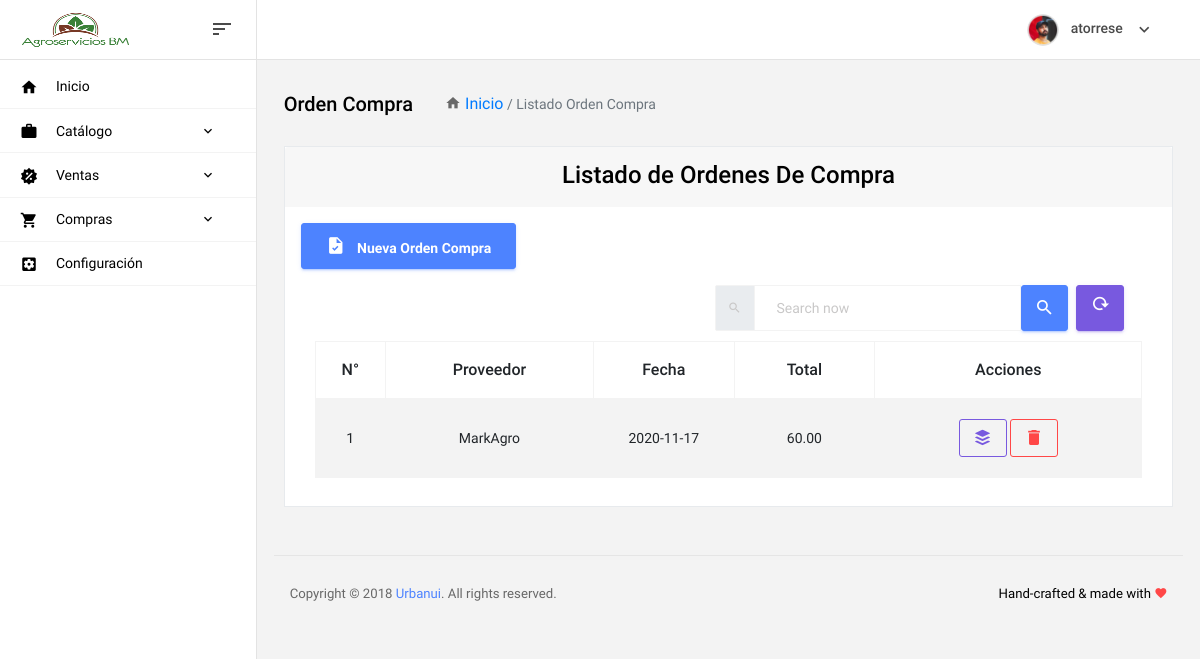
/purchase/order/ (signed in), run on an earlier commit of the app's database.
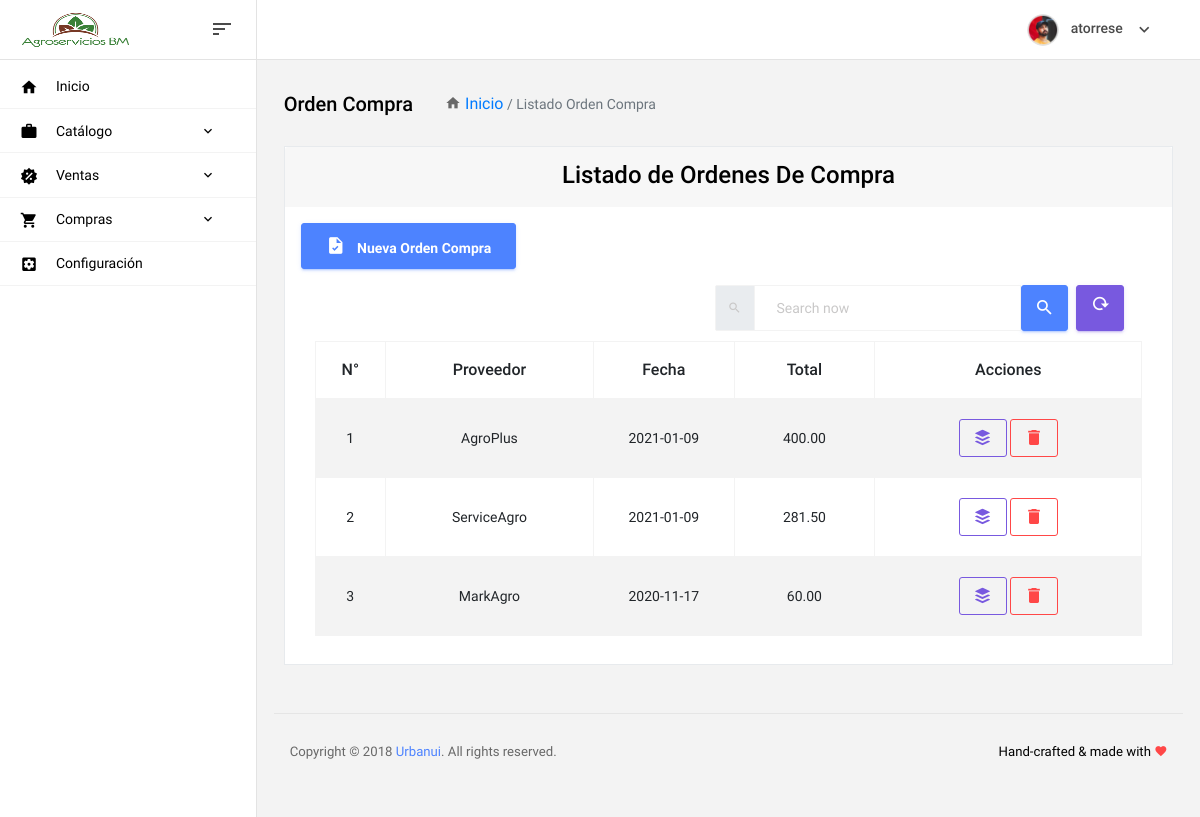
And on a later commit of the database.
### security/models.py (models this page shows, shortened)
class GroupModule(models.Model):
    name = models.CharField(max_length=100)
    descripcion = models.CharField(max_length=200, blank=True)
    icon = models.CharField(null=True,blank=True,max_length=100)
    modules = models.ManyToManyField(Module)
    groups = models.ManyToManyField(Group)
    priority = models.IntegerField(null=True, blank=True)
    class Meta:
        verbose_name = 'Grupo de Módulos'
        verbose_name_plural = 'Grupos de Módulos'
        ordering = ('priority',)

### purchase/models.py (models this page shows, shortened)
class Order(ModelBase):
    ProviderId = models.ForeignKey(Provider,verbose_name='Proveedor',on_delete=models.PROTECT)
    DateOrder =models.DateField(default=now)
    WeekOrder = models.PositiveIntegerField(verbose_name='Semana Orden', blank=True, null=True)
    DelieverOrder =models.DateField(null=True,blank=True)
    Delivery = models.BooleanField(default=False)
    TotalPay = models.DecimalField(max_digits=19,decimal_places=2)
    class Meta:
        verbose_name ='Pedido de Compra'
        verbose_name_plural = 'Pedidos de Compras'

class Provider(ModelBase):
    BussinessName = models.CharField(verbose_name='Razón Social',max_length=80)
    Ruc = models.CharField(verbose_name='Razón Social',max_length=13)
    Phone = models.CharField(verbose_name='Telefono',max_length=80)
    Email= models.EmailField(verbose_name='Correo Electronico', max_length=80)
    class Meta:
        verbose_name = 'Proveedor'
        verbose_name_plural = 'Proveedores'
        ordering= ('-created_at',)

### purchase/order/views.py (the view)
class Index(LoginRequiredMixin, ListView, OldDataMixin):
    template_name = 'purchase/orders/index.html'
    model = Order
    paginate_by = 15
    context_object_name = 'orders'
    attributes = {'search': ''}
    def get_queryset(self):
        search = self.get_old_data('search')
        return Order.objects.filter(
            Q(ProviderId__BussinessName__icontains=search)|
            Q(ProviderId__Ruc__icontains=search)
        ).order_by('-created_at')
    def get_context_data(self, *, object_list=None, **kwargs):
        context = super(Index, self).get_context_data(**kwargs)
        Add_Data(context)
        return self.get_all_olds_datas(context=context, attributes=self.attributes)

### security/business/forms.py (shortened to what this page needs)
class BusinessForm(forms.ModelForm):
    name = forms.CharField(min_length=4)
    alias = forms.CharField(min_length=1)
    description = forms.CharField()
    icon = forms.FileField
    class Meta:
        model = Business
        fields  = ['name','alias','description','icon']

### SGAGRO/funciones.py (called while the page is built)
def Add_Data(context):
    context['GroupModules'] = GroupModule.objects.all().order_by('priority')
    b=Business.objects
    context['Business']= b.first() if b.exists() else None
    context['formBusiness']= BusinessForm(instance=b.first() )if b.exists() else None
    context['now'] = datetime.now().date()

### utils/mixins.py (called while the page is built)
    def get_old_data(self, name, value=''):
        return self.request.GET[name] if name in self.request.GET else value

    def get_all_olds_datas(self, context, attributes):
        for key, value in attributes.items():
            context[key] = self.get_old_data(key, value)
        return context

### templates/purchase/orders/index.html (shortened to what the changed rows need)
{% extends 'layout/base.html' %}
{% load static %}
{% block headcss %}
    <link rel="stylesheet" href="{% static 'SGAGRO/vendors/data-tables/dataTables.bootstrap4.min.js' %}">
{% endblock %}
{% block content %}
    <div class="container-fluid">
        <div class="row">
            <div class="col-xl-12">
                <div class="card card-shadow mb-4">
                    <div class="card-body">
                        <div class="table-responsive text-center">
                            <div id="data_table_wrapper" class="dataTables_wrapper container-fluid dt-bootstrap4">
                                <div class="row">
                                    <div class="col-sm-12">
                                        <table id="data_table" class="table table-bordered table-striped  data-table" cellspacing="0" role="grid" aria-describedby="data_table_info">
                                            <thead>
                                            <tr role="row" class="odd">
                                                <th class="sorting_asc" tabindex="0" aria-controls="data_table" rowspan="1" colspan="1" aria-sort="ascending" aria-label="Name: activate to sort column descending" style="width: 50px;">N°</th>
                                                <th class="sorting_asc" tabindex="0" aria-controls="data_table" rowspan="1" colspan="1" aria-sort="ascending" aria-label="Name: activate to sort column descending" style="width: 148px;">Proveedor</th>
                                                <th class="sorting" tabindex="0" aria-controls="data_table" rowspan="1" colspan="1" aria-label="Position: activate to sort column ascending" style="width: 100px;">Fecha</th>
                                                <th class="sorting" tabindex="0" aria-controls="data_table" rowspan="1" colspan="1" aria-label="Position: activate to sort column ascending" style="width: 100px;">Total</th>
                                                <th class="sorting" tabindex="0" aria-controls="data_table" rowspan="1" colspan="1" aria-label="Position: activate to sort column ascending" style="width: 190px;">Acciones</th>
                                            <tbody class="text-center">
                                            {% for order in orders %}
                                                <tr role="row" class="even">
                                                    <td>{{ forloop.counter }}</td>
                                                    <td>{{ order.ProviderId.BussinessName}}</td>
                                                    <td>{{ order.DateOrder | date:'Y-m-d'}}</td>
                                                    <td>{{ order.TotalPay}}</td>
                                                    <td>
                                                        <a class="btn btn-outline-info  btn-sm form-pill btn-detail"
                                                           data-original-title="Detalle"
                                                           href='javascript:;' url ='{% url 'purchase:order.show' pk=order.id %}' >
                                                            <i class="mdi mdi-buffer"></i>
                                                        </a>
                                                        <a class="btn btn-outline-danger btn-sm form-pill btn-eliminar"
                                                               href="{% url 'purchase:order.delete' pk=order.id %}">
                                                                <i class="mdi mdi-delete"></i>
                                                        </a>
                                                    </td>
                                                </tr>
                                                {% empty %}
                                                <tr>
                                                    <td colspan="5">No Existen Registros</td>
                                                </tr>
                                            {% endfor %}
                                            </tbody>
                                        </table>
                                    </div>
                                </div>
                            </div>
                        </div>
                    </div>
                </div>
            </div>
    </div>
{% endblock %}

### templates/layout/partials/_sidebar.html (shortened to what this page needs)
<nav class="sidebar sidebar-offcanvas menu" id="sidebar">
        <ul class="nav">
          <li class="nav-item">
            <a class="nav-link" href="{% url 'security:home' %}">
              <i class="mdi mdi-home menu-icon"></i>
              <span class="menu-title">Inicio</span>
            </a>
          </li>
           {% for groupM in GroupModules %}
              <li class="nav-item">
            <a class="nav-link" data-toggle="collapse" href="#id_menu_{{ groupM.name }}" aria-expanded="false" aria-controls="id_menu_{{ groupM.name }}">
              <i class="{{ groupM.icon }} menu-icon"></i>
              <span class="menu-title">{{ groupM.name }}</span>
              <i class="menu-arrow"></i>
            </a>
          </li>
            {% endfor %}
          <li class="nav-item">
            <a class="nav-link" href="{% url 'security:setting.update' 1 %}">
              <i class="mdi mdi-settings-box menu-icon"></i>
              <span class="menu-title">Configuración</span>
            </a>
          </li>
        </ul>
      </nav>

What changed in the data, as far as the page shows it:
added Order: ProviderId.BussinessName "AgroPlus", DateOrder "2021-01-09", TotalPay "400.00"
added Order: ProviderId.BussinessName "ServiceAgro", DateOrder "2021-01-09", TotalPay "281.50"
